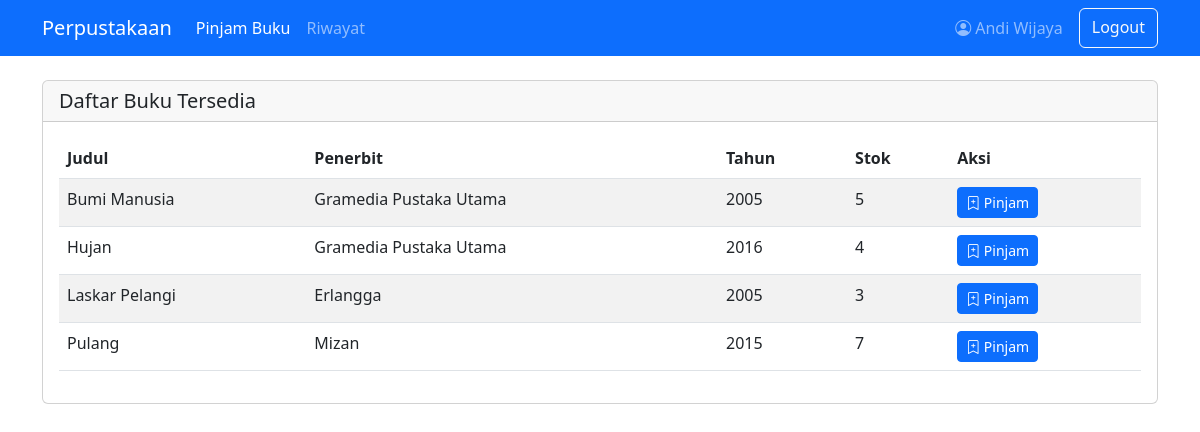
The app's page /member/pinjam.php (signed in) with its own data.
### tables this page shows
CREATE TABLE IF NOT EXISTS Buku (
    buku_id INT PRIMARY KEY AUTO_INCREMENT,
    isbn VARCHAR(20) UNIQUE,
    judul VARCHAR(255) NOT NULL,
    penerbit_id INT,
    tahun_terbit INT,
    jumlah_halaman INT,
    bahasa VARCHAR(50),
    deskripsi TEXT,
    stok INT DEFAULT 0,
    lokasi_rak VARCHAR(50),
    cover_url VARCHAR(255),
    FOREIGN KEY (penerbit_id) REFERENCES Penerbit(penerbit_id)
);

CREATE TABLE IF NOT EXISTS Penerbit (
    penerbit_id INT PRIMARY KEY AUTO_INCREMENT,
    nama_penerbit VARCHAR(100) NOT NULL,
    alamat TEXT,
    telepon VARCHAR(15),
    email VARCHAR(100)
);

### member/pinjam.php (the view, shortened to what this page needs)
<?php
require_once 'header-member.php';
?>
<div class="card">
    <div class="card-header">
        <h5 class="mb-0">Daftar Buku Tersedia</h5>
    </div>
    <div class="card-body">
        <div class="table-responsive">
            <table class="table table-striped">
                <thead>
                    <tr>
                        <th>Judul</th>
                        <th>Penerbit</th>
                        <th>Tahun</th>
                        <th>Stok</th>
                        <th>Aksi</th>
                    </tr>
                </thead>
                <tbody>
                    <?php
                    $stmt = $conn->query("
                        SELECT b.buku_id, b.judul, p.nama_penerbit, b.tahun_terbit, b.stok
                        FROM buku b
                        JOIN penerbit p ON b.penerbit_id = p.penerbit_id
                        WHERE b.stok > 0
                        ORDER BY b.judul
                    ");
                    while ($row = $stmt->fetch(PDO::FETCH_ASSOC)):
                    ?>
                    <tr>
                        <td><?= htmlspecialchars($row['judul']) ?></td>
                        <td><?= htmlspecialchars($row['nama_penerbit']) ?></td>
                        <td><?= $row['tahun_terbit'] ?></td>
                        <td><?= $row['stok'] ?></td>
                        <td>
                            <form method="POST" onsubmit="return confirm('Pinjam buku ini?')">
                                <button type="submit" name="pinjam" class="btn btn-sm btn-primary">
                                    <i class="bi bi-bookmark-plus"></i> Pinjam
                                </button>
                            </form>
                        </td>
                    </tr>
                    <?php endwhile; ?>
                </tbody>
            </table>
        </div>
    </div>
</div>
<?php
require_once 'footer-member.php';
?>

### records on screen
buku: judul "Bumi Manusia", penerbit.nama_penerbit "Gramedia Pustaka Utama", tahun_terbit "2005", stok "5"
buku: judul "Hujan", penerbit.nama_penerbit "Gramedia Pustaka Utama", tahun_terbit "2016", stok "4"
buku: judul "Laskar Pelangi", penerbit.nama_penerbit "Erlangga", tahun_terbit "2005", stok "3"
buku: judul "Pulang", penerbit.nama_penerbit "Mizan", tahun_terbit "2015", stok "7"

### other values on screen
$current_member['nama'] "Andi Wijaya"
